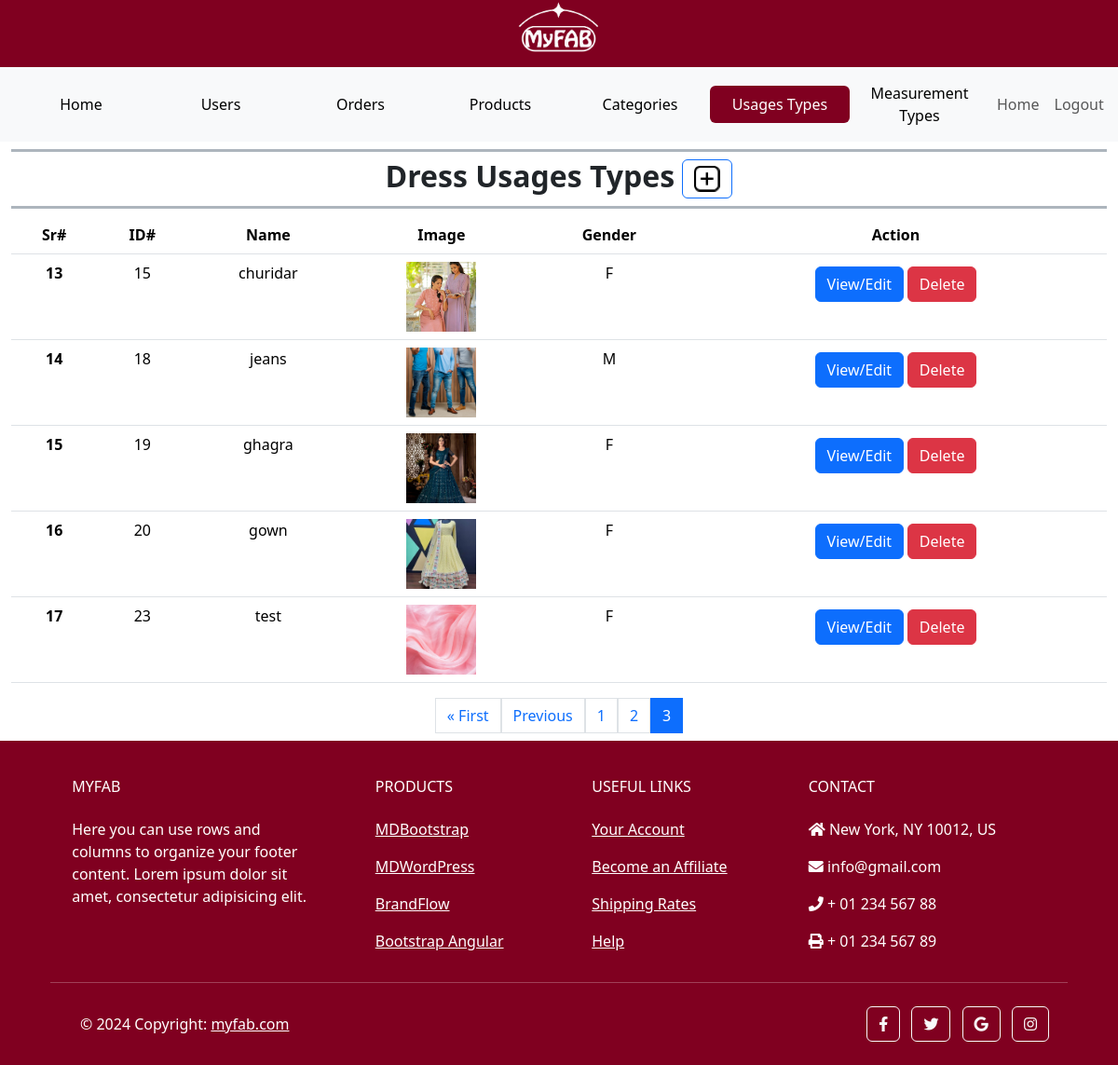
The app's page /custom_admin/usages/?page=3 (signed in), older data.
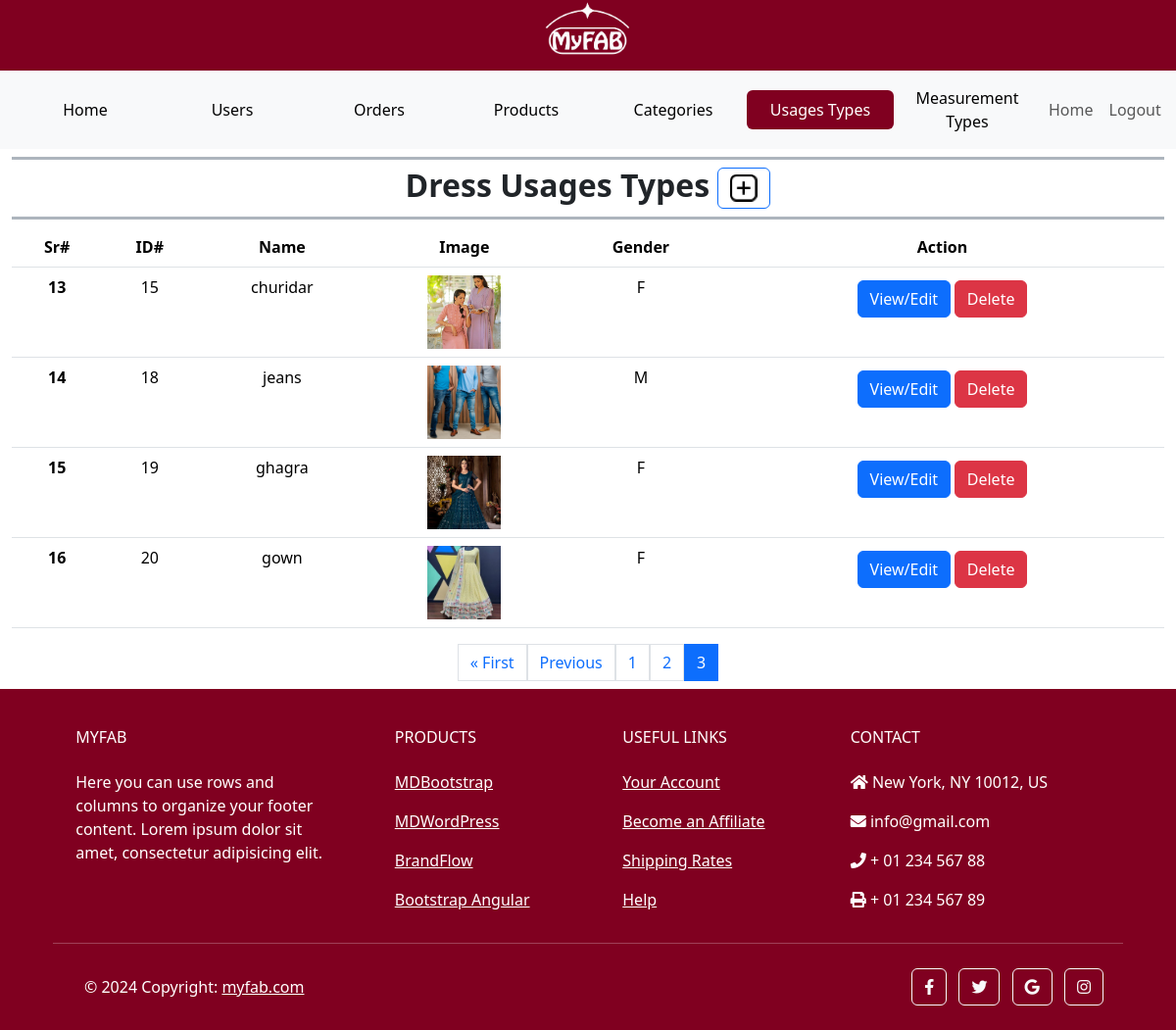
The same page, newer data.
### main/models.py (models this page shows, shortened)
class Usage(models.Model):
    GENDER_CHOICES = [
        ('M', 'male'),
        ('F', 'female'),
    ]
    name = models.CharField(max_length=100, null=False, unique=True)
    image = models.ImageField(upload_to='images/usages', null=True, blank=True)
    gender = models.CharField(max_length=10, null=True, choices=GENDER_CHOICES)
    measurements = models.ManyToManyField(Measurement)

### custom_admin/views.py (the view)
# urls.py: path('usages/', AdminUsages.as_view(), name='admin_usages'),
class AdminUsages(View):
    def get(self, request):
        usages = Usage.objects.all()
        paginator = Paginator(usages, 6)
        page_number = request.GET.get('page')
        try:
            paged_usages = paginator.page(page_number)
        except PageNotAnInteger:
            paged_usages = paginator.page(1)
        except EmptyPage:
             paged_usages = paginator.page(paginator.num_pages)
        start_serial_number = (paged_usages.number - 1) * paginator.per_page + 1
        serial_numbers = list(range(start_serial_number, start_serial_number + len(paged_usages)))
        zipped_data = zip(serial_numbers, paged_usages)
        context = {'zipped_data': zipped_data,'usages': paged_usages}
        return render(request, 'admin_usages.html', context)

### templates/admin_usages.html (shortened to what this page needs)
{% extends 'admin_base.html' %}
{% load static %}
{% block content %}
    <nav class="navbar navbar-expand-lg bg-body-tertiary">
        <div class="container-fluid">
        <div class="collapse navbar-collapse" id="navbarSupportedContent">
            <ul class="navbar-nav d-flex align-items-center me-auto mb-2 mb-lg-0">
                <li class="nav-item">
                    <button class="nav-link active btn btn-link" style="min-width: 150px;" aria-current="page">
                        <a class="text-black text-decoration-none" href="/custom_admin/">Home</a>
                    </button>
                </li>
                <li class="nav-item">
                    <button class="nav-link btn btn-link" style="min-width: 150px;" aria-current="page">
                        <a class="text-black text-decoration-none" href="/custom_admin/users/">Users</a>
                    </button>
                </li>
                <li class="nav-item">
                    <button class="nav-link btn btn-link" style="min-width: 150px;" aria-current="page">
                        <a class="text-black text-decoration-none" href="#">Orders</a>
                    </button>
                </li>
                <li class="nav-item">
                    <button class="nav-link btn btn-link" style="min-width: 150px;  " aria-current="page">
                        <a class="text-black text-decoration-none" href="{% url "custom_admin:admin_products" %}">Products</a>
                    </button>
                </li>
                <li class="nav-item">
                    <button class="nav-link btn btn-link" style="min-width: 150px;" aria-current="page">
                        <a class="text-black text-decoration-none" href="{% url "custom_admin:admin_categories" %}">Categories</a>
                    </button>
                </li>
                <li class="nav-item">
                    <button class="nav-link btn btn-link" style="min-width: 150px; background-color: #800020;" aria-current="page">
                        <a class="text-white text-decoration-none" href="#">Usages Types</a>
                    </button>
                </li>
                <li class="nav-item">
                    <button class="nav-link btn btn-link" style="min-width: 150px;" aria-current="page">
                        <a class="text-black text-decoration-none" href="#">Measurement Types</a>
                    </button>
                </li>
            </ul>
            <ul class="navbar-nav d-flex flex-row justify-content-center  ms-auto mb-2 mb-lg-0">
                <li class="nav-item ms-3 ms-lg-0">
                    <a class="nav-link" href="/main/">Home</a>
                </li>
                <li class="nav-item ms-3 ms-lg-0">
                    <form id="logout-form" action="/accounts/logout/" method="post">
                        <button type="submit" class="nav-link btn btn-link">Logout</button>
                    </form>
                </li>
            </ul>
        </div>
        </div>
    </nav>
    <section class="mb-2">
        <div class="container-fluid">
            <div class="container-fluid text-center px-0">
                <h5 class="border-bottom border-top border-3 border-dark-subtle fw-bold fs-2 fs-lg-5 mt-2">
                    Dress Usages Types
                    <span>
                        <button class="btn btn-outline-primary my-2" onclick="window.location.href='{% url 'custom_admin:admin_usage_add' %}'">
                            <img class="logo" src="{% static 'images/add_icon.png' %}" alt="add">
                        </button>
                    </span>
                </h5>
            </div>
            <div class="row h-100">
                <div class="col-12">
                    <div class="table-responsive text-center">
                        <table class="table  table-hover">
                            <thead>
                            <tr>
                                <th scope="col">Sr#</th>
                                <th scope="col">ID#</th>
                                <th scope="col">Name</th>
                                <th scope="col">Image</th>
                                <th scope="col">Gender</th>
                                <th scope="col">Action</th>
                            </tr>
                            </thead>
                            <tbody>
                                {% for serial_number, usage in zipped_data %}
                                <tr>
                                    <th scope="row">{{ serial_number }}</th>
                                    <td>{{ usage.id }}</td>
                                    <td>{{ usage.name }}</td>
                                    <td>
                                        <a href="{{ usage.image.url }}" target="_blank">
                                            <img class="thumbnail-image" src="{{ usage.image.url }}" alt="{{ usage.name }} Image">
                                        </a>
                                    </td>
                                    <td>{{ usage.gender }}</td>
                                    <td>
                                        <button class="btn btn-sm">
                                            <a href="{% url "custom_admin:admin_usage_edit" usage.id %}" class="btn btn-primary">View/Edit</a>
                                            <a href="{% url "custom_admin:admin_usage_delete" usage.id %}" class="btn btn-danger">Delete</a>
                                        </button>
                                    </td>
                                </tr>
                                {% endfor %}
                            </tbody>
                        </table>
                    </div>
                    <div class="pagination justify-content-center">
                        {% if usages.has_previous %}
                            <a href="?page=1" class="page-link">&laquo; First</a>
                            <a href="?page={{ usages.previous_page_number }}" class="page-link">Previous</a>
                        {% endif %}
                        {% for page in usages.paginator.page_range %}
                        <a href="?page={{ page }}" class="page-link {% if usages.number == page %}active{% endif %}">{{ page }}</a>
                        {% endfor %}
                    </div>
                </div>
            </div>
        </div>
    </section>
{% endblock content %}

### templates/admin_base.html (shortened to what this page needs)
{% load static %}
{% load custom_filters %}
<!DOCTYPE html>
<html lang="en">
<head>
    <link rel="stylesheet" href="https://cdnjs.cloudflare.com/ajax/libs/font-awesome/5.15.4/css/all.min.css">
    <link rel="stylesheet" href="{% static "./css/bootstrap.css" %}">
    <link rel="stylesheet" href="{% static "./css/style.css" %}">
</head>
<body>
    <header class="header" style="height: 6vw; background-color: #800020;">
        <div class="container" style="max-height: 100%;">
            <img class="logo" style="max-width: 8%; display: block; margin: auto;" src="{% static 'images/MyFAB_transparent.png' %}" alt="Header_Logo">
        </div>
    </header>
        {% block content %}{% endblock %}
    <footer
            class="text-center text-lg-start text-white"
            style="background-color: #800020"
            >
      <div class="container p-4 pb-0">
        <section class="">
          <div class="row">
            <div class="col-md-3 col-lg-3 col-xl-3 mx-auto mt-3">
              <h6 class="text-uppercase mb-4 font-weight-bold">
                MyFAB
              </h6>
              <p>
                Here you can use rows and columns to organize your footer
                content. Lorem ipsum dolor sit amet, consectetur adipisicing
                elit.
              </p>
            </div>
            <div class="col-md-2 col-lg-2 col-xl-2 mx-auto mt-3">
              <h6 class="text-uppercase mb-4 font-weight-bold">Products</h6>
              <p>
                <a class="text-white">MDBootstrap</a>
              </p>
              <p>
                <a class="text-white">MDWordPress</a>
              </p>
              <p>
                <a class="text-white">BrandFlow</a>
              </p>
              <p>
                <a class="text-white">Bootstrap Angular</a>
              </p>
            </div>
            <div class="col-md-3 col-lg-2 col-xl-2 mx-auto mt-3">
              <h6 class="text-uppercase mb-4 font-weight-bold">
                Useful links
              </h6>
              <p>
                <a class="text-white">Your Account</a>
              </p>
              <p>
                <a class="text-white">Become an Affiliate</a>
              </p>
              <p>
                <a class="text-white">Shipping Rates</a>
              </p>
              <p>
                <a class="text-white">Help</a>
              </p>
            </div>
            <div class="col-md-4 col-lg-3 col-xl-3 mx-auto mt-3">
              <h6 class="text-uppercase mb-4 font-weight-bold">Contact</h6>
              <p><i class="fas fa-home mr-3"></i> New York, NY 10012, US</p>
              <p><i class="fas fa-envelope mr-3"></i> info@gmail.com</p>
              <p><i class="fas fa-phone mr-3"></i> + 01 234 567 88</p>
              <p><i class="fas fa-print mr-3"></i> + 01 234 567 89</p>
            </div>
          </div>
        </section>
        <hr class="my-3">
        <section class="p-3 pt-0">
          <div class="row d-flex align-items-center">
            <div class="col-md-7 col-lg-8 text-center text-md-start">
              <div class="p-3">
                © 2024 Copyright:
                <a class="text-white" href="https://mdbootstrap.com/"
                   >myfab.com</a
                  >
              </div>
            </div>
            <div class="col-md-5 col-lg-4 ml-lg-0 text-center text-md-end">
              <a
                 class="btn btn-outline-light btn-floating m-1"
                 class="text-white"
                 role="button"
                 ><i class="fab fa-facebook-f"></i
                ></a>
              <a
                 class="btn btn-outline-light btn-floating m-1"
                 class="text-white"
                 role="button"
                 ><i class="fab fa-twitter"></i
                ></a>
              <a
                 class="btn btn-outline-light btn-floating m-1"
                 class="text-white"
                 role="button"
                 ><i class="fab fa-google"></i
                ></a>
              <a
                 class="btn btn-outline-light btn-floating m-1"
                 class="text-white"
                 role="button"
                 ><i class="fab fa-instagram"></i
                ></a>
            </div>
          </div>
        </section>
      </div>
    </footer>
</body>
</html>

### templates/admin_usages.html (style rules this page uses)
.thumbnail-image { max-width: 75px; max-height: 75px; width: auto; height: auto; display: block; margin: auto; }

Row changes from the older to the newer data that the page shows:
removed Usage: serial_number "17", id "23", name "test", image (picture), gender "F"
